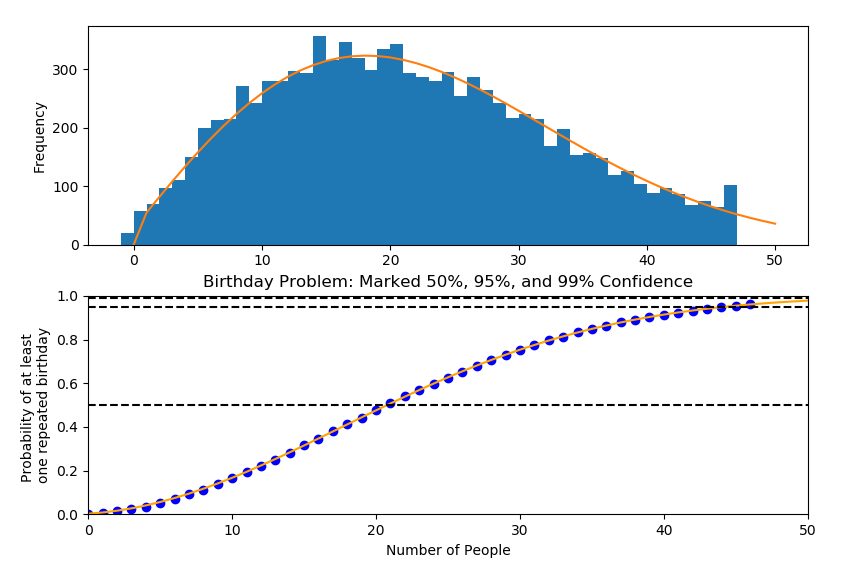

The script that drew this image:
# Probability Fun: Project 5 - The Birthday Problem.
# Daniel Neamati
# 29 December 2018

import matplotlib.pyplot as plt 
import numpy as np 
import sys
import random

# from FreqVsProb import randomPick


def randBirthday(numPeople, numTrials):
	''' '''
	numUntilRepeatedBirthday = []

	for i in range(numTrials):
		group = [] # Updated as we "ask" the individuals about their birthday

		for person in range(numPeople):
			# Choose a random birthday
			randBirth = random.randrange(1, 365) #ignores leap year
			# Add the birthday to the group list 
			group.append(randBirth)
			# Check if the birthday is a repeated
			# Note that sets do not include repeated elements
			if len(group) > len(set(group)):
				# print("person: {}, group: {}, set: {}".\
				# 				format(person, len(group), len(set(group))))
				# Subtraction by two takes into account the first person and
				# zero indexing
				numUntilRepeatedBirthday.append(person - 2)
				break

	# print(numUntilRepeatedBirthday)
	return np.array(numUntilRepeatedBirthday)


def listProduct(currList):
	prod = 1
	for elem in currList:
		prod *= elem
	print("Product of {} elements is {}".format(prod, len(currList)))
	return prod

def Birthday(numPeople, numTrials, probOnly = False):
	print("\nBirthday Problem: Given 'n' people in a room. What is the " + \
		"probability that they have the same birthday?")

	# We now calculate the histogram results for the birthdays
	fig, axes = plt.subplots(2, 1)
	fig.tight_layout()


	results = randBirthday(numPeople, numTrials)
	numBins = int(max(results) - min(results))
	n, bins, patches = axes[0].hist(results, bins = numBins)

	cummulative = []
	for i in range(len(n)):
		cummulative.append(sum(n[:i]))

	axes[1].plot(bins[:len(bins) - 1], np.array(cummulative) / numTrials, 'bo')


	# Now we plot the expected probabilities
	# For each person the chance that no one shares a birthday with them is
	# 1 - j / 365 since j enumerates the number of people before them
	jthProb = lambda j: 1 - (j/365)

	# We store the list of probabilities that there is no shared birthdays
	individProb = [1]
	# We convert to probability that there IS a shared birthday 
	# (rather than IS NOT a shared birthday)
	outProb = []
	diffToNext = [0]

	for i in range(1, numPeople + 2):
		# print(i)
		newProb = jthProb(i)
		
		# We apply product rule of probabilities 
		# (e.g. P(no one before j) * P(no one before j - 1, etc))
		prevProb = individProb[i - 1]
		individProb.append(newProb * prevProb)
		outProb.append(1 - individProb[i])
		# print(outProb[i - 1])
		diffToNext.append(outProb[i - 1] - outProb[i - 2])
	
	# outProb = 1 - np.array(individProb[1:])

	if probOnly:
		axes[1].plot(outProb, 'bo')
	else:
		axes[1].plot(outProb, color = 'orange')
		axes[0].plot(np.array(diffToNext[1:]) * numTrials)

	axes[1].set_ylim(0,1)
	axes[1].set_xlim(0, numPeople)
	
	# We can do the rest of the plotting

	axes[1].set_xlabel("Number of People")
	axes[0].set_ylabel("Frequency")
	axes[1].set_ylabel("Probability of at least \none repeated birthday")
	axes[1].axhline(y = 0.50, color = 'black', linestyle = '--')
	axes[1].axhline(y = 0.95, color = 'black', linestyle = '--')
	axes[1].axhline(y = 0.99, color = 'black', linestyle = '--')
	axes[1].set_title("Birthday Problem: Marked 50%, 95%, and 99% Confidence")

	plt.show()


if __name__ == '__main__':
	numTrials = 10000
	if len(sys.argv) > 1:
		numTrials = int(sys.argv[1])
	print("Number of Trials set to ", numTrials)

	numPeople = 50 # Default
	if len(sys.argv) == 3:
		numPeople = int(sys.argv[2])
	print("Number of People set to ", numPeople)

	Birthday(numPeople, numTrials)
